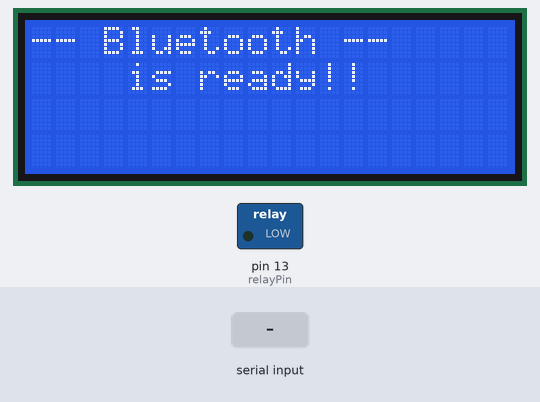
A sketch run on a simulated Arduino Uno, built with avr-gcc and run on an emulated ATmega328P. Shown: 20×4 character LCD, switched loads named in the sketch (green lamp = pin HIGH). The inputs (shaded band) are chosen by the test bench. What the sketch prints to the serial monitor is not drawn.

Above: at 5.2 s.
5.3 s: "1\n" received over the second serial link
At 7.4 s:
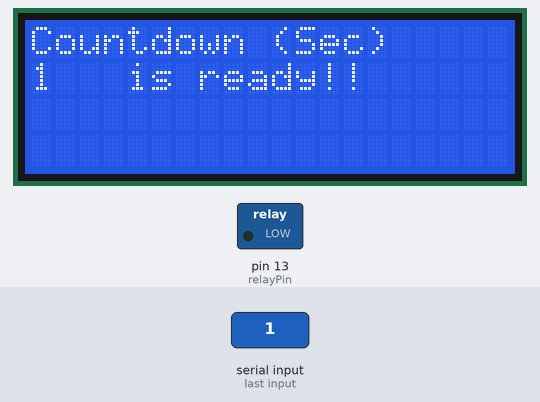
At 8.2 s:
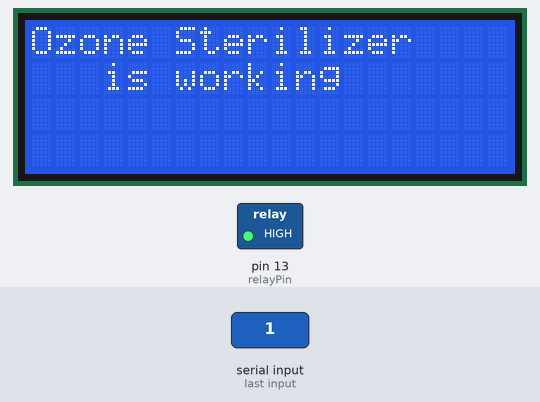
8.3 s: "90,45\n" received over the second serial link
At 10.1 s:
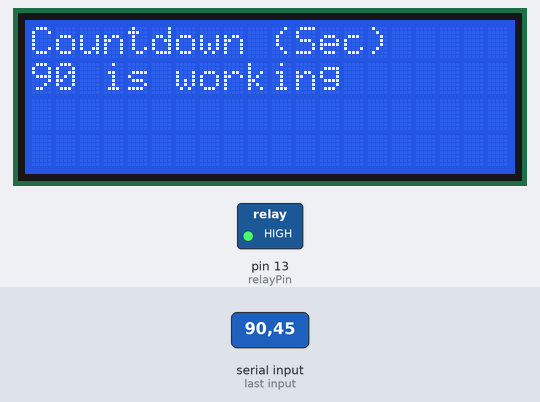
Timing chart, 0 to 11.6 s (numbered marks = the images above; inputs shaded):
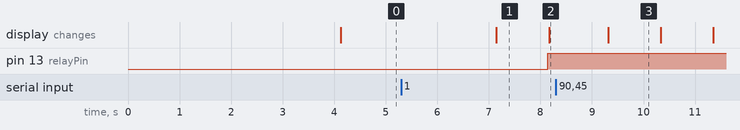

Measured:
- after the input at 5.3 s, pin 13 (relayPin): LOW → HIGH after 2.8 s; the display: changes after 1.8 s (image 1)
- after the input at 8.3 s, the display: changes after 1.0 s (image 3)
- what the display in image 1 shows lasts 1.1 s, from 7.1 s to 8.2 s

The sketch:

Testozone.ino
```cpp
#include <SoftwareSerial.h>

SoftwareSerial BTSerial(11,12);

#define relayPin 13

#include <LiquidCrystal_I2C.h> // Library for LCD
// Wiring: SDA pin is connected to A4 and SCL pin to A5.
// Connect to LCD via I2C, default address 0x27 (A0-A2 not jumpered)
LiquidCrystal_I2C lcd = LiquidCrystal_I2C(0x27, 20, 4); // Change to (0x27,16,2) for 16x2 LCD.

#define relayType 'L' // Relay trigger type. L for low and H for high
#define TogglePin 6 // the pin where start switch is connected

String counttime;
String value;
int values;

/////////

int firstTime = 1;
int firstToggle = 1;
unsigned long CountDown = 2000;
int relayState = 0;
int FinishBeep = 1;
int InProcess = 0;
float StartTime = 0.0;
int i = 0;
int Cmin = 0;
int Csec = 0;
char str[16];
float SetTimeSec = 0.0;
//float IncrementButton = 300000; // [millisec] 300 sec = 5 min
float IncrementButton = 60000.0; // [millisec] 60 sec = 1 min
float OzoneTurnOnTime = 3000000.0; // Turn-On Time for Ozone Generator = 50 min = 3000 sec

void setup() {
  // Initiate the LCD:
  lcd.init();
  lcd.backlight();


  pinMode(relayPin, OUTPUT);

  digitalWrite(relayPin, LOW);


  BTSerial.begin(9600);

  Serial.begin(9600);

  Serial.print("ready");


    Serial.begin(9600);// initialize serial monitor with 9600 baud
  if(relayType == 'L') {
      digitalWrite(relayPin, LOW);// turn the relay OFF and keep it OFF
      Serial.println("Relay Timer");
      Serial.println("Relay Type: LOW Trigger");
  }else{
      digitalWrite(relayPin, HIGH);// turn the relay OFF and keep it OFF
      Serial.println("Relay Timer");
      Serial.println("Relay Type: HIGH Trigger");
        }
  lcd.setCursor(0, 0); // กำหนดให้ เคอร์เซอร์ อยู่ตัวอักษรตำแหน่งที่0 แถวที่ 1 เตรียมพิมพ์ข้อความ
  lcd.print("Ozone Sterilizer"); //พิมพ์ข้อความ
  lcd.setCursor(0, 1); // กำหนดให้ เคอร์เซอร์ อยู่ตัวอักษรกำแหน่งที0 แถวที่ 2 เตรียมพิมพ์ข้อความ
  lcd.print("TSE:Thammasat U."); //พิมพ์ข้อความ
  delay(4000);


}

void loop() {
   if (firstTime==1) {
      lcd.setCursor(0, 0); // กำหนดให้ เคอร์เซอร์ อยู่ตัวอักษรตำแหน่งที่0 แถวที่ 1 เตรียมพิมพ์ข้อความ
      lcd.print("-- Bluetooth -- ");
      lcd.setCursor(0, 1); // กำหนดให้ เคอร์เซอร์ อยู่ตัวอักษรกำแหน่งที0 แถวที่ 2 เตรียมพิมพ์ข้อความ
      lcd.print("    is ready!!    ");
      delay(2000);
      SetTimeSec = 0;
      firstTime = 0;

   }

   if ( BTSerial.available()) {

      SetTimeSec = 0;
      firstTime = 0;
      value = BTSerial.readString();


   if (value == "ปิด" ) {
      digitalWrite(relayPin, LOW);
      Serial.print("close \n");
      Serial.print(value);

    }

     if (value == "เปิด" ) {
      digitalWrite(relayPin, HIGH);
      Serial.print("open \n");
      Serial.print(value);
     }

    else {

      values = value.toInt();

    if (values >0){
      while (values > 0) {

          Serial.print("CountDown time: ");

          //Serial.print(" ");
          Serial.print(values);
          Serial.println(" Seconds");
          lcd.setCursor(0, 0);
          lcd.print("Countdown (Sec) "); //พิมพ์ข้อความ
          lcd.setCursor(0, 1);
          lcd.print(values); //พิมพ์ข้อความ
          delay(1000);
          values = values - 1;
      }
      digitalWrite(relayPin, HIGH);
      Serial.print("open \n");
      Serial.print(value);
    }

     }

      lcd.setCursor(0, 0);
      lcd.print("Ozone Sterilizer"); //พิมพ์ข้อความ
      lcd.setCursor(0, 1);
      lcd.print("   is working   "); //พิมพ์ข
    }
   }
```
